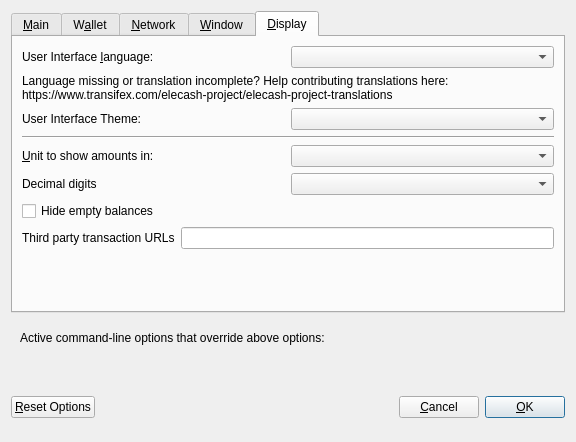
<?xml version="1.0" encoding="UTF-8"?>
<ui version="4.0">
 <class>OptionsDialog</class>
 <widget class="QDialog" name="OptionsDialog">
  <property name="geometry">
   <rect>
    <x>0</x>
    <y>0</y>
    <width>576</width>
    <height>442</height>
   </rect>
  </property>
  <property name="windowTitle">
   <string>Options</string>
  </property>
  <property name="modal">
   <bool>true</bool>
  </property>
  <layout class="QVBoxLayout" name="verticalLayout">
   <item>
    <widget class="QTabWidget" name="tabWidget">
     <property name="currentIndex">
      <number>4</number>
     </property>
     <widget class="QWidget" name="tabMain">
      <attribute name="title">
       <string>&amp;Main</string>
      </attribute>
      <layout class="QVBoxLayout" name="verticalLayout_Main">
       <item>
        <widget class="QCheckBox" name="bitcoinAtStartup">
         <property name="toolTip">
          <string>Automatically start Elecash after logging in to the system.</string>
         </property>
         <property name="text">
          <string>&amp;Start Elecash on system login</string>
         </property>
        </widget>
       </item>
       <item>
        <layout class="QHBoxLayout" name="horizontalLayout_2_Main">
         <item>
          <widget class="QLabel" name="databaseCacheLabel">
           <property name="text">
            <string>Size of &amp;database cache</string>
           </property>
           <property name="textFormat">
            <enum>Qt::PlainText</enum>
           </property>
           <property name="buddy">
            <cstring>databaseCache</cstring>
           </property>
          </widget>
         </item>
         <item>
          <widget class="QSpinBox" name="databaseCache"/>
         </item>
         <item>
          <widget class="QLabel" name="databaseCacheUnitLabel">
           <property name="text">
            <string>MB</string>
           </property>
           <property name="textFormat">
            <enum>Qt::PlainText</enum>
           </property>
          </widget>
         </item>
         <item>
          <spacer name="horizontalSpacer_2_Main">
           <property name="orientation">
            <enum>Qt::Horizontal</enum>
           </property>
           <property name="sizeHint" stdset="0">
            <size>
             <width>40</width>
             <height>20</height>
            </size>
           </property>
          </spacer>
         </item>
        </layout>
       </item>
       <item>
        <layout class="QHBoxLayout" name="horizontalLayout_3_Main">
         <item>
          <widget class="QLabel" name="threadsScriptVerifLabel">
           <property name="text">
            <string>Number of script &amp;verification threads</string>
           </property>
           <property name="textFormat">
            <enum>Qt::PlainText</enum>
           </property>
           <property name="buddy">
            <cstring>threadsScriptVerif</cstring>
           </property>
          </widget>
         </item>
         <item>
          <widget class="QSpinBox" name="threadsScriptVerif">
           <property name="toolTip">
            <string>(0 = auto, &lt;0 = leave that many cores free)</string>
           </property>
          </widget>
         </item>
         <item>
          <spacer name="horizontalSpacer_3_Main">
           <property name="orientation">
            <enum>Qt::Horizontal</enum>
           </property>
           <property name="sizeHint" stdset="0">
            <size>
             <width>40</width>
             <height>20</height>
            </size>
           </property>
          </spacer>
         </item>
        </layout>
       </item>
       <item>
        <spacer name="verticalSpacer_2">
         <property name="orientation">
          <enum>Qt::Vertical</enum>
         </property>
         <property name="sizeHint" stdset="0">
          <size>
           <width>20</width>
           <height>40</height>
          </size>
         </property>
        </spacer>
       </item>
       <item>
        <widget class="QCheckBox" name="checkBoxZeromintEnable">
         <property name="toolTip">
          <string>Enable automatic minting of Elecash units to zELC</string>
         </property>
         <property name="layoutDirection">
          <enum>Qt::LeftToRight</enum>
         </property>
         <property name="text">
          <string>Enable zELC Automint</string>
         </property>
        </widget>
       </item>
       <item>
        <layout class="QHBoxLayout" name="horizontalLayout_3">
         <item>
          <widget class="QLabel" name="percentage_label">
           <property name="toolTip">
            <string>Percentage of incoming ELC which get automatically converted to zELC via Zerocoin Protocol (min: 10%)</string>
           </property>
           <property name="text">
            <string>Percentage of autominted zELC</string>
           </property>
          </widget>
         </item>
         <item>
          <widget class="QSpinBox" name="zeromintPercentage">
           <property name="minimum">
            <number>10</number>
           </property>
           <property name="maximum">
            <number>100</number>
           </property>
          </widget>
         </item>
        </layout>
       </item>
       <item>
        <layout class="QHBoxLayout" name="horizontalLayout" stretch="0,0">
         <property name="sizeConstraint">
          <enum>QLayout::SetFixedSize</enum>
         </property>
         <item>
          <widget class="QLabel" name="labelPreferredDenom">
           <property name="maximumSize">
            <size>
             <width>16777215</width>
             <height>16777215</height>
            </size>
           </property>
           <property name="toolTip">
            <string>Wait with automatic conversion to Zerocoin until enough ELC for this denomination is available</string>
           </property>
           <property name="text">
            <string>Preferred Automint zELC Denomination</string>
           </property>
          </widget>
         </item>
         <item>
          <widget class="QComboBox" name="preferredDenom">
           <property name="maximumSize">
            <size>
             <width>16777215</width>
             <height>27</height>
            </size>
           </property>
           <property name="toolTip">
            <string>Wait with automatic conversion to Zerocoin until enough ELC for this denomination is available</string>
           </property>
           <property name="maxVisibleItems">
            <number>9</number>
           </property>
           <property name="maxCount">
            <number>9</number>
           </property>
          </widget>
         </item>
        </layout>
       </item>
      </layout>
     </widget>
     <widget class="QWidget" name="tabWallet">
      <attribute name="title">
       <string>W&amp;allet</string>
      </attribute>
      <layout class="QVBoxLayout" name="verticalLayout_Wallet">
       <item>
        <layout class="QHBoxLayout" name="horizontalLayout_2_Wallet">
         <item>
          <widget class="QLabel" name="labelStakeSplitThresholdText">
           <property name="text">
            <string>Stake split threshold:</string>
           </property>
          </widget>
         </item>
         <item>
          <widget class="QSpinBox" name="spinBoxStakeSplitThreshold">
           <property name="minimum">
            <number>1</number>
           </property>
           <property name="maximum">
            <number>999999</number>
           </property>
          </widget>
         </item>
        </layout>
       </item>
       <item>
        <widget class="QGroupBox" name="groupBox">
         <property name="title">
          <string>Expert</string>
         </property>
         <layout class="QVBoxLayout" name="verticalLayout_2">
          <item>
           <widget class="QCheckBox" name="coinControlFeatures">
            <property name="toolTip">
             <string>Whether to show coin control features or not.</string>
            </property>
            <property name="text">
             <string>Enable coin &amp;control features</string>
            </property>
           </widget>
          </item>
          <item>
           <widget class="QCheckBox" name="showMasternodesTab">
            <property name="toolTip">
             <string>Show additional tab listing all your masternodes in first sub-tab&lt;br/&gt;and all masternodes on the network in second sub-tab.</string>
            </property>
            <property name="text">
             <string>Show Masternodes Tab</string>
            </property>
           </widget>
          </item>
          <item>
           <widget class="QCheckBox" name="spendZeroConfChange">
            <property name="toolTip">
             <string>If you disable the spending of unconfirmed change, the change from a transaction&lt;br/&gt;cannot be used until that transaction has at least one confirmation.&lt;br/&gt;This also affects how your balance is computed.</string>
            </property>
            <property name="text">
             <string>&amp;Spend unconfirmed change</string>
            </property>
           </widget>
          </item>
         </layout>
        </widget>
       </item>
       <item>
        <spacer name="verticalSpacer_Wallet">
         <property name="orientation">
          <enum>Qt::Vertical</enum>
         </property>
         <property name="sizeHint" stdset="0">
          <size>
           <width>20</width>
           <height>40</height>
          </size>
         </property>
        </spacer>
       </item>
      </layout>
     </widget>
     <widget class="QWidget" name="tabNetwork">
      <attribute name="title">
       <string>&amp;Network</string>
      </attribute>
      <layout class="QVBoxLayout" name="verticalLayout_Network">
       <item>
        <widget class="QCheckBox" name="mapPortUpnp">
         <property name="toolTip">
          <string>Automatically open the Elecash client port on the router. This only works when your router supports UPnP and it is enabled.</string>
         </property>
         <property name="text">
          <string>Map port using &amp;UPnP</string>
         </property>
        </widget>
       </item>
       <item>
        <widget class="QCheckBox" name="allowIncoming">
         <property name="toolTip">
          <string>Accept connections from outside</string>
         </property>
         <property name="text">
          <string>Allow incoming connections</string>
         </property>
        </widget>
       </item>
       <item>
        <widget class="QCheckBox" name="connectSocks">
         <property name="toolTip">
          <string>Connect to the Elecash network through a SOCKS5 proxy.</string>
         </property>
         <property name="text">
          <string>&amp;Connect through SOCKS5 proxy (default proxy):</string>
         </property>
        </widget>
       </item>
       <item>
        <layout class="QHBoxLayout" name="horizontalLayout_1_Network">
         <item>
          <widget class="QLabel" name="proxyIpLabel">
           <property name="text">
            <string>Proxy &amp;IP:</string>
           </property>
           <property name="textFormat">
            <enum>Qt::PlainText</enum>
           </property>
           <property name="buddy">
            <cstring>proxyIp</cstring>
           </property>
          </widget>
         </item>
         <item>
          <widget class="QValidatedLineEdit" name="proxyIp">
           <property name="minimumSize">
            <size>
             <width>140</width>
             <height>0</height>
            </size>
           </property>
           <property name="maximumSize">
            <size>
             <width>140</width>
             <height>16777215</height>
            </size>
           </property>
           <property name="toolTip">
            <string>IP address of the proxy (e.g. IPv4: 127.0.0.1 / IPv6: ::1)</string>
           </property>
          </widget>
         </item>
         <item>
          <widget class="QLabel" name="proxyPortLabel">
           <property name="text">
            <string>&amp;Port:</string>
           </property>
           <property name="textFormat">
            <enum>Qt::PlainText</enum>
           </property>
           <property name="buddy">
            <cstring>proxyPort</cstring>
           </property>
          </widget>
         </item>
         <item>
          <widget class="QLineEdit" name="proxyPort">
           <property name="minimumSize">
            <size>
             <width>75</width>
             <height>0</height>
            </size>
           </property>
           <property name="maximumSize">
            <size>
             <width>55</width>
             <height>16777215</height>
            </size>
           </property>
           <property name="toolTip">
            <string>Port of the proxy (e.g. 9050)</string>
           </property>
          </widget>
         </item>
         <item>
          <spacer name="horizontalSpacer_1_Network">
           <property name="orientation">
            <enum>Qt::Horizontal</enum>
           </property>
           <property name="sizeHint" stdset="0">
            <size>
             <width>40</width>
             <height>20</height>
            </size>
           </property>
          </spacer>
         </item>
        </layout>
       </item>
       <item>
        <spacer name="verticalSpacer_Network">
         <property name="orientation">
          <enum>Qt::Vertical</enum>
         </property>
         <property name="sizeHint" stdset="0">
          <size>
           <width>20</width>
           <height>40</height>
          </size>
         </property>
        </spacer>
       </item>
      </layout>
     </widget>
     <widget class="QWidget" name="tabWindow">
      <attribute name="title">
       <string>&amp;Window</string>
      </attribute>
      <layout class="QVBoxLayout" name="verticalLayout_Window">
       <item>
        <widget class="QCheckBox" name="minimizeToTray">
         <property name="toolTip">
          <string>Show only a tray icon after minimizing the window.</string>
         </property>
         <property name="text">
          <string>&amp;Minimize to the tray instead of the taskbar</string>
         </property>
        </widget>
       </item>
       <item>
        <widget class="QCheckBox" name="minimizeOnClose">
         <property name="toolTip">
          <string>Minimize instead of exit the application when the window is closed. When this option is enabled, the application will be closed only after selecting Quit in the menu.</string>
         </property>
         <property name="text">
          <string>M&amp;inimize on close</string>
         </property>
        </widget>
       </item>
       <item>
        <spacer name="verticalSpacer_Window">
         <property name="orientation">
          <enum>Qt::Vertical</enum>
         </property>
         <property name="sizeHint" stdset="0">
          <size>
           <width>20</width>
           <height>40</height>
          </size>
         </property>
        </spacer>
       </item>
      </layout>
     </widget>
     <widget class="QWidget" name="tabDisplay">
      <attribute name="title">
       <string>&amp;Display</string>
      </attribute>
      <layout class="QVBoxLayout" name="verticalLayout_Display">
       <item>
        <layout class="QHBoxLayout" name="horizontalLayout_1_Display">
         <item>
          <widget class="QLabel" name="langLabel">
           <property name="text">
            <string>User Interface &amp;language:</string>
           </property>
           <property name="textFormat">
            <enum>Qt::PlainText</enum>
           </property>
           <property name="buddy">
            <cstring>lang</cstring>
           </property>
          </widget>
         </item>
         <item>
          <widget class="QValueComboBox" name="lang">
           <property name="toolTip">
            <string>The user interface language can be set here. This setting will take effect after restarting Elecash.</string>
           </property>
          </widget>
         </item>
        </layout>
       </item>
       <item>
        <widget class="QLabel" name="label_3">
         <property name="toolTip">
          <string notr="true"/>
         </property>
         <property name="statusTip">
          <string notr="true"/>
         </property>
         <property name="whatsThis">
          <string notr="true"/>
         </property>
         <property name="accessibleName">
          <string notr="true"/>
         </property>
         <property name="text">
          <string>Language missing or translation incomplete? Help contributing translations here:
https://www.transifex.com/elecash-project/elecash-project-translations</string>
         </property>
         <property name="wordWrap">
          <bool>true</bool>
         </property>
         <property name="openExternalLinks">
          <bool>true</bool>
         </property>
         <property name="textInteractionFlags">
          <set>Qt::TextBrowserInteraction</set>
         </property>
        </widget>
       </item>
       <item>
        <layout class="QHBoxLayout" name="horizontalLayout_4_Display" stretch="0,0">
         <item>
          <widget class="QLabel" name="themeLabel">
           <property name="text">
            <string>User Interface Theme:</string>
           </property>
          </widget>
         </item>
         <item>
          <widget class="QValueComboBox" name="theme"/>
         </item>
        </layout>
       </item>
       <item>
        <widget class="Line" name="line">
         <property name="orientation">
          <enum>Qt::Horizontal</enum>
         </property>
        </widget>
       </item>
       <item>
        <layout class="QHBoxLayout" name="horizontalLayout_2_Display">
         <item>
          <widget class="QLabel" name="unitLabel">
           <property name="text">
            <string>&amp;Unit to show amounts in:</string>
           </property>
           <property name="textFormat">
            <enum>Qt::PlainText</enum>
           </property>
           <property name="buddy">
            <cstring>unit</cstring>
           </property>
          </widget>
         </item>
         <item>
          <widget class="QValueComboBox" name="unit">
           <property name="toolTip">
            <string>Choose the default subdivision unit to show in the interface and when sending coins.</string>
           </property>
          </widget>
         </item>
        </layout>
       </item>
       <item>
        <layout class="QHBoxLayout" name="horizontalLayout_5_Display">
         <item>
          <widget class="QLabel" name="digitsLabel">
           <property name="text">
            <string>Decimal digits</string>
           </property>
          </widget>
         </item>
         <item>
          <widget class="QValueComboBox" name="digits"/>
         </item>
        </layout>
       </item>
       <item>
        <widget class="QCheckBox" name="checkBoxHideZeroBalances">
         <property name="toolTip">
          <string>Hide empty balances</string>
         </property>
         <property name="layoutDirection">
          <enum>Qt::LeftToRight</enum>
         </property>
         <property name="text">
          <string>Hide empty balances</string>
         </property>
        </widget>
       </item>
       <item>
        <layout class="QHBoxLayout" name="horizontalLayout_3_Display">
         <item>
          <widget class="QLabel" name="thirdPartyTxUrlsLabel">
           <property name="toolTip">
            <string>Third party URLs (e.g. a block explorer) that appear in the transactions tab as context menu items. %s in the URL is replaced by transaction hash. Multiple URLs are separated by vertical bar |.</string>
           </property>
           <property name="text">
            <string>Third party transaction URLs</string>
           </property>
           <property name="buddy">
            <cstring>thirdPartyTxUrls</cstring>
           </property>
          </widget>
         </item>
         <item>
          <widget class="QLineEdit" name="thirdPartyTxUrls">
           <property name="toolTip">
            <string>Third party URLs (e.g. a block explorer) that appear in the transactions tab as context menu items. %s in the URL is replaced by transaction hash. Multiple URLs are separated by vertical bar |.</string>
           </property>
          </widget>
         </item>
        </layout>
       </item>
       <item>
        <spacer name="verticalSpacer">
         <property name="orientation">
          <enum>Qt::Vertical</enum>
         </property>
         <property name="sizeHint" stdset="0">
          <size>
           <width>20</width>
           <height>40</height>
          </size>
         </property>
        </spacer>
       </item>
      </layout>
     </widget>
    </widget>
   </item>
   <item>
    <widget class="QFrame" name="frame">
     <layout class="QVBoxLayout" name="verticalLayout_Bottom">
      <item>
       <layout class="QHBoxLayout" name="horizontalLayout_Bottom">
        <item>
         <widget class="QLabel" name="overriddenByCommandLineInfoLabel">
          <property name="text">
           <string>Active command-line options that override above options:</string>
          </property>
          <property name="textFormat">
           <enum>Qt::PlainText</enum>
          </property>
         </widget>
        </item>
        <item>
         <spacer name="horizontalSpacer_Bottom">
          <property name="orientation">
           <enum>Qt::Horizontal</enum>
          </property>
          <property name="sizeHint" stdset="0">
           <size>
            <width>40</width>
            <height>20</height>
           </size>
          </property>
         </spacer>
        </item>
       </layout>
      </item>
      <item>
       <widget class="QLabel" name="overriddenByCommandLineLabel">
        <property name="text">
         <string/>
        </property>
        <property name="textFormat">
         <enum>Qt::PlainText</enum>
        </property>
        <property name="wordWrap">
         <bool>true</bool>
        </property>
       </widget>
      </item>
     </layout>
    </widget>
   </item>
   <item>
    <layout class="QHBoxLayout" name="horizontalLayout_Buttons">
     <item>
      <widget class="QPushButton" name="resetButton">
       <property name="toolTip">
        <string>Reset all client options to default.</string>
       </property>
       <property name="text">
        <string>&amp;Reset Options</string>
       </property>
       <property name="autoDefault">
        <bool>false</bool>
       </property>
      </widget>
     </item>
     <item>
      <spacer name="horizontalSpacer_1">
       <property name="orientation">
        <enum>Qt::Horizontal</enum>
       </property>
       <property name="sizeHint" stdset="0">
        <size>
         <width>40</width>
         <height>48</height>
        </size>
       </property>
      </spacer>
     </item>
     <item>
      <widget class="QLabel" name="statusLabel">
       <property name="minimumSize">
        <size>
         <width>200</width>
         <height>0</height>
        </size>
       </property>
       <property name="font">
        <font>
         <weight>75</weight>
         <bold>true</bold>
        </font>
       </property>
       <property name="text">
        <string/>
       </property>
       <property name="textFormat">
        <enum>Qt::PlainText</enum>
       </property>
       <property name="wordWrap">
        <bool>true</bool>
       </property>
      </widget>
     </item>
     <item>
      <spacer name="horizontalSpacer_2">
       <property name="orientation">
        <enum>Qt::Horizontal</enum>
       </property>
       <property name="sizeHint" stdset="0">
        <size>
         <width>40</width>
         <height>48</height>
        </size>
       </property>
      </spacer>
     </item>
     <item>
      <widget class="QPushButton" name="cancelButton">
       <property name="text">
        <string>&amp;Cancel</string>
       </property>
       <property name="autoDefault">
        <bool>false</bool>
       </property>
      </widget>
     </item>
     <item>
      <widget class="QPushButton" name="okButton">
       <property name="text">
        <string>&amp;OK</string>
       </property>
       <property name="autoDefault">
        <bool>false</bool>
       </property>
       <property name="default">
        <bool>true</bool>
       </property>
      </widget>
     </item>
    </layout>
   </item>
  </layout>
 </widget>
 <customwidgets>
  <customwidget>
   <class>QValidatedLineEdit</class>
   <extends>QLineEdit</extends>
   <header>qvalidatedlineedit.h</header>
  </customwidget>
  <customwidget>
   <class>QValueComboBox</class>
   <extends>QComboBox</extends>
   <header>qvaluecombobox.h</header>
  </customwidget>
 </customwidgets>
 <resources/>
 <connections/>
</ui>
